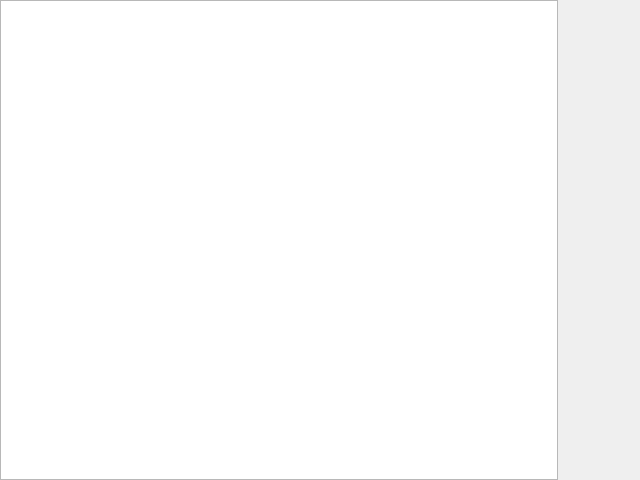
<?xml version="1.0" encoding="UTF-8"?>
<ui version="4.0">
 <class>wBuildTemplate</class>
 <widget class="QWidget" name="wBuildTemplate">
  <property name="geometry">
   <rect>
    <x>0</x>
    <y>0</y>
    <width>640</width>
    <height>480</height>
   </rect>
  </property>
  <property name="windowTitle">
   <string>Form</string>
  </property>
  <layout class="QVBoxLayout" name="verticalLayout">
   <property name="leftMargin">
    <number>0</number>
   </property>
   <property name="topMargin">
    <number>0</number>
   </property>
   <property name="rightMargin">
    <number>0</number>
   </property>
   <property name="bottomMargin">
    <number>0</number>
   </property>
   <item>
    <widget class="QStackedWidget" name="stackedWidget">
     <property name="currentIndex">
      <number>0</number>
     </property>
     <widget class="QWidget" name="page">
      <layout class="QHBoxLayout" name="horizontalLayout" stretch="5,1">
       <property name="spacing">
        <number>0</number>
       </property>
       <property name="leftMargin">
        <number>0</number>
       </property>
       <property name="topMargin">
        <number>0</number>
       </property>
       <property name="rightMargin">
        <number>0</number>
       </property>
       <property name="bottomMargin">
        <number>0</number>
       </property>
       <item>
        <widget class="QTreeView" name="treeView"/>
       </item>
       <item>
        <widget class="ConsoleContainer" name="navi" native="true">
         <property name="minimumSize">
          <size>
           <width>82</width>
           <height>0</height>
          </size>
         </property>
         <property name="maximumSize">
          <size>
           <width>82</width>
           <height>16777215</height>
          </size>
         </property>
        </widget>
       </item>
      </layout>
     </widget>
     <widget class="QWidget" name="page_2"/>
    </widget>
   </item>
  </layout>
  <zorder>stackedWidget</zorder>
  <zorder>navi</zorder>
 </widget>
 <customwidgets>
  <customwidget>
   <class>ConsoleContainer</class>
   <extends>QWidget</extends>
   <header>customWidget/consolecontainer.h</header>
   <container>1</container>
  </customwidget>
 </customwidgets>
 <resources/>
 <connections/>
</ui>
